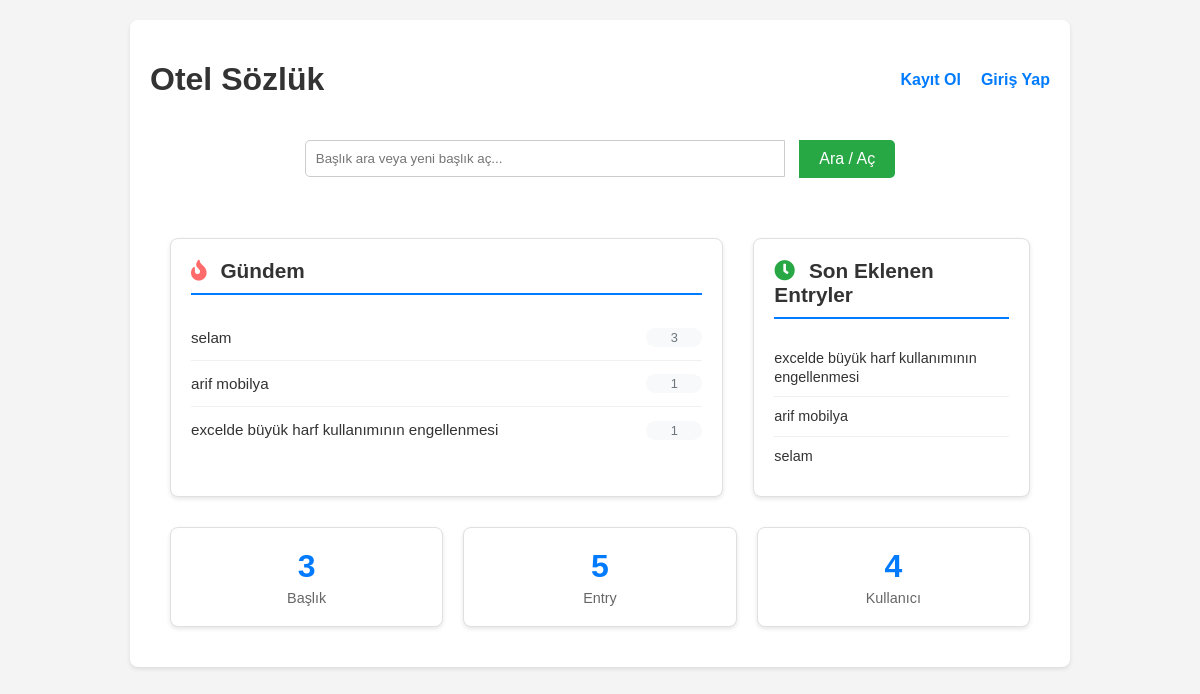
Before: / with the older database file.
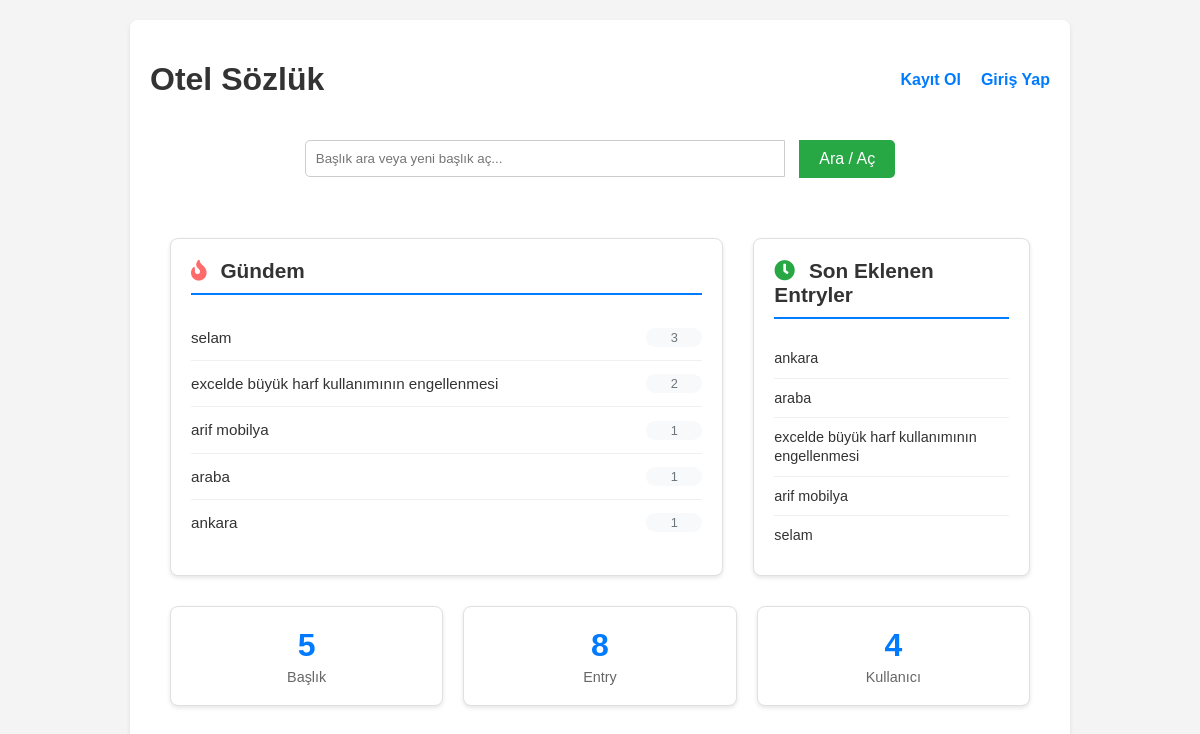
After: the same page with the newer database file.
### tables this page shows
CREATE TABLE basliklar (
            id INTEGER PRIMARY KEY AUTOINCREMENT,
            baslik_adi TEXT NOT NULL UNIQUE,
            entry_count INTEGER DEFAULT 0
        );

### yemeksozluk.py (the view)
@app.route('/')
def index():
    with get_db_connection() as conn:
        gundem = conn.execute('''
            SELECT b.id, b.baslik_adi, COUNT(e.id) as entry_sayisi
            FROM basliklar b
            LEFT JOIN entryler e ON b.id = e.baslik_id
            GROUP BY b.id
            ORDER BY entry_sayisi DESC
            LIMIT 10
        ''').fetchall()
        son = conn.execute('''
            SELECT b.id, b.baslik_adi
            FROM basliklar b
            JOIN entryler e ON b.id = e.baslik_id
            GROUP BY b.id, b.baslik_adi
            ORDER BY MAX(e.tarih) DESC
            LIMIT 10
        ''').fetchall()
        baslik_sayisi = conn.execute('SELECT COUNT(*) FROM basliklar').fetchone()[0]
        entry_sayisi = conn.execute('SELECT COUNT(*) FROM entryler').fetchone()[0]
        kullanici_sayisi = conn.execute('SELECT COUNT(*) FROM users').fetchone()[0]
        stats = {
            'baslik_sayisi': baslik_sayisi,
            'entry_sayisi': entry_sayisi,
            'kullanici_sayisi': kullanici_sayisi
        }
    return render_template('index.html', gundem=gundem, son=son, stats=stats, is_logged_in=is_logged_in())

### yemeksozluk.py (called while the page is built, shortened)
@contextmanager
def get_db_connection():
    conn = sqlite3.connect(DATABASE, timeout=20.0)
    conn.row_factory = sqlite3.Row
    conn.execute('PRAGMA foreign_keys = ON')
    try:
        yield conn
    finally:
        conn.close()

def is_logged_in():
    return 'logged_in' in session and session['logged_in']

@app.before_request
def before_request():
    g.unread_notifications_count = 0
    g.unread_messages_count = 0

### templates/index.html (shortened to what this page needs)
{% extends 'base.html' %}
{% block content %}
    <div class="home-container">
        <div class="home-sections">
            <div class="section-column">
                <div class="section-header">
                    <i class="fas fa-fire" style="color: #ff6b6b; margin-right: 8px;"></i>
                    Gündem
                </div>
                {% if gundem %}
                    <ul class="entry-list">
                        {% for baslik in gundem %}
                            <li class="entry-item">
                                <div class="entry-title">
                                    <a href="{{ url_for('baslik_detay', baslik_id=baslik.id) }}">{{ baslik.baslik_adi }}</a>
                                </div>
                                <div class="entry-count">
                                    {{ baslik.entry_sayisi }}
                                </div>
                            </li>
                        {% endfor %}
                    </ul>
                {% else %}
                    <p style="color: #666; text-align: center; padding: 20px;">Henüz gündemde başlık bulunmuyor.</p>
                {% endif %}
            </div>
            <div class="section-column">
                <div class="section-header">
                    <i class="fas fa-clock" style="color: #28a745; margin-right: 8px;"></i>
                    Son Eklenen Entryler
                </div>
                {% if son %}
                    <div class="recent-entries">
                        {% for baslik in son %}
                            <div class="recent-entry">
                                <a href="{{ url_for('baslik_detay', baslik_id=baslik.id) }}">{{ baslik.baslik_adi }}</a>
                            </div>
                        {% endfor %}
                    </div>
                {% else %}
                    <p style="color: #666; text-align: center; padding: 20px;">Henüz son entry bulunmuyor.</p>
                {% endif %}
            </div>
        </div>
        <div class="stats-section">
            <div class="stat-card">
                <div class="stat-number">{{ stats.baslik_sayisi if stats else 0 }}</div>
                <div class="stat-label">Başlık</div>
            </div>
            <div class="stat-card">
                <div class="stat-number">{{ stats.entry_sayisi if stats else 0 }}</div>
                <div class="stat-label">Entry</div>
            </div>
            <div class="stat-card">
                <div class="stat-number">{{ stats.kullanici_sayisi if stats else 0 }}</div>
                <div class="stat-label">Kullanıcı</div>
            </div>
        </div>
    </div>
{% endblock %}

Changed rows visible on the page:
shown differently, row unchanged: basliklar "excelde büyük harf kullanımının engellenmesi": entry_sayisi "1" → "2"; moves up the list
added basliklar: baslik_adi "araba", entry_sayisi "1"
added basliklar: baslik_adi "ankara", entry_sayisi "1"
Other visible differences:
{{ stats.baslik_sayisi if stats else 0 }}: "3" → "5"
{{ stats.entry_sayisi if stats else 0 }}: "5" → "8"
